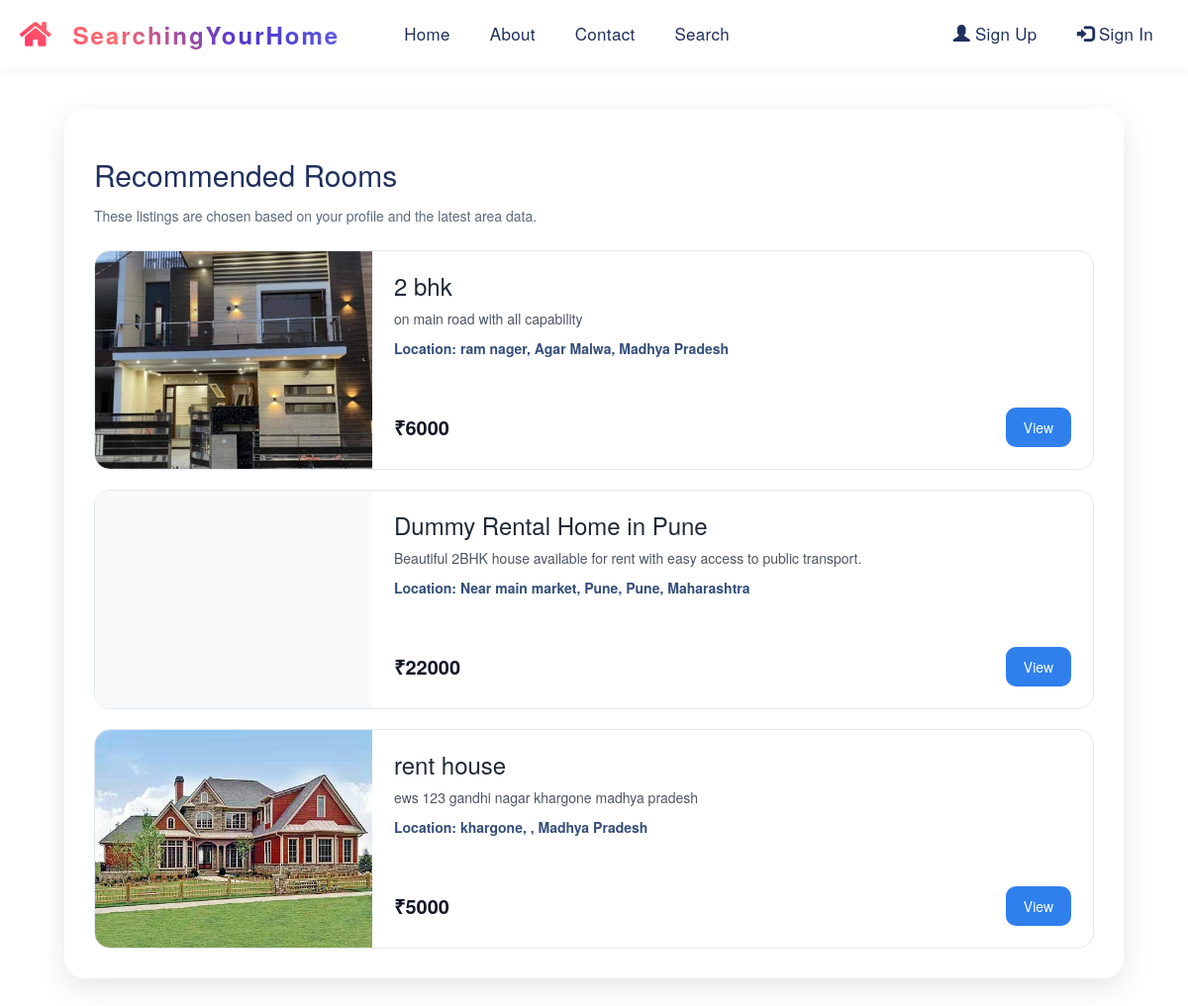
Page /recommendations on the committed database.
### Room/models.py (models this page shows, shortened)
class Owner_Detail(models.Model):
    status = models.ForeignKey(Status,on_delete=models.CASCADE,null=True)
    register=models.ForeignKey(Register,on_delete=models.CASCADE,null=True)
    state=models.ForeignKey(State,on_delete=models.CASCADE,null=True)
    dist=models.ForeignKey(District,on_delete=models.CASCADE,null=True)
    area = models.CharField(max_length=100, null=True, blank=True)
    local_add = models.CharField(max_length=100,null=True)
    title=models.CharField(max_length=100,null=True)
    desc=models.CharField(max_length=100,null=True)
    rent=models.IntegerField(null=True)
    latitude = models.FloatField(null=True, blank=True)
    longitude = models.FloatField(null=True, blank=True)
    img=models.FileField(null=True)

class District(models.Model):
    state=models.ForeignKey(State,on_delete=models.CASCADE,null=True)
    dist=models.CharField(max_length=100,null=True)

class State(models.Model):
    state=models.CharField(max_length=100,null=True)

### Room/views.py (the view)
# urls.py: path('recommendations', recommendations, name='recommendations'),
def recommendations(request):
    rooms = recommend_rooms(request.user, top=8)
    prefs = get_user_preferences(request.user) if request.user.is_authenticated else {}
    d = {
        'rooms': rooms,
        'prefs': prefs,
    }
    return render(request, 'recommendations.html', d)

### Room/ml.py (called while the page is built, shortened)
def recommend_rooms(user=None, top=6):
    base = Owner_Detail.objects.filter(status__status='accepted')
    if not user or not getattr(user, 'is_authenticated', False):
        return base.order_by('-id')[:top]

### Room/templates/recommendations.html
{% extends 'navigation.html' %}
{% load static %}
{% block body %}
<div class="container" style="max-width: 1100px; margin: 40px auto;">
    <div style="background: white; padding: 30px; border-radius: 20px; box-shadow: 0 10px 30px rgba(0,0,0,0.1);">
        <h2 style="color: #20305E; margin-bottom: 15px;">Recommended Rooms</h2>
        {% if prefs.preferred_state or prefs.preferred_district %}
            <p style="color: #5a6978; margin-bottom: 8px;">Based on your recent searches and views, we recommend rooms from</p>
            <p style="color: #334155; margin-bottom: 25px; font-weight:600;">
                {% if prefs.preferred_district %}
                    {{ prefs.preferred_district.dist }}, {{ prefs.preferred_district.state.state }}
                {% elif prefs.preferred_state %}
                    {{ prefs.preferred_state.state }}
                {% endif %}
                {% if prefs.avg_rent_preference %} around ₹{{ prefs.avg_rent_preference|floatformat:0 }}{% endif %}
            </p>
        {% else %}
            <p style="color: #5a6978; margin-bottom: 25px;">These listings are chosen based on your profile and the latest area data.</p>
        {% endif %}
        <div style="display: grid; gap: 20px;">
            {% if rooms %}
                {% for room in rooms %}
                <div style="border: 1px solid #e2e8f0; border-radius: 16px; overflow: hidden; display: grid; grid-template-columns: 280px 1fr; gap: 0;">
                    <div style="min-height: 220px; background:#f8fafc;">
                        {% if room.img %}
                        <img src="{{ room.img.url }}" alt="{{ room.title }}" style="width:100%; height:220px; object-fit:cover;">
                        {% endif %}
                    </div>
                    <div style="padding: 22px; display:flex; flex-direction:column; justify-content:space-between;">
                        <div>
                            <h3 style="margin-top:0; color:#1f2937;">{{ room.title }}</h3>
                            <p style="color:#4b5563; margin: 10px 0;">{{ room.desc }}</p>
                            <p style="color:#344e7a; font-weight:600;">Location: {{ room.local_add }}, {{ room.dist.dist }}, {{ room.state.state }}</p>
                        </div>
                        <div style="display:flex; align-items:center; justify-content:space-between; gap:12px; margin-top:20px;">
                            <span style="font-size: 20px; font-weight:700; color:#111827;">₹{{ room.rent }}</span>
                            <a href="{% url 'detail' room.id %}" style="padding: 10px 18px; background:#2f80ed; color:white; border-radius:10px; text-decoration:none;">View</a>
                        </div>
                    </div>
                </div>
                {% endfor %}
            {% else %}
                <p style="color:#4b5563;">No recommendations available yet. Add more listings or update your profile to improve recommendations.</p>
            {% endif %}
        </div>
    </div>
</div>
{% endblock %}

### Room/templates/navigation.html (style rules this page uses)
a { text-decoration: none; transition: all 0.3s ease; }
.container, .content-wrapper { margin-top: 100px; }

### rows in the picture
Owner_Detail: img (picture), title "2 bhk", desc "on main road with all capability", local_add "ram nager", dist.dist "Agar Malwa", state.state "Madhya Pradesh", rent "6000"
Owner_Detail: title "Dummy Rental Home in Pune", desc "Beautiful 2BHK house available for rent with easy access to public transport.", local_add "Near main market, Pune", dist.dist "Pune", state.state "Maharashtra", rent "22000"
Owner_Detail: img (picture), title "rent house", desc "ews 123 gandhi nagar khargone madhya pradesh", local_add "khargone", state.state "Madhya Pradesh", rent "5000"
